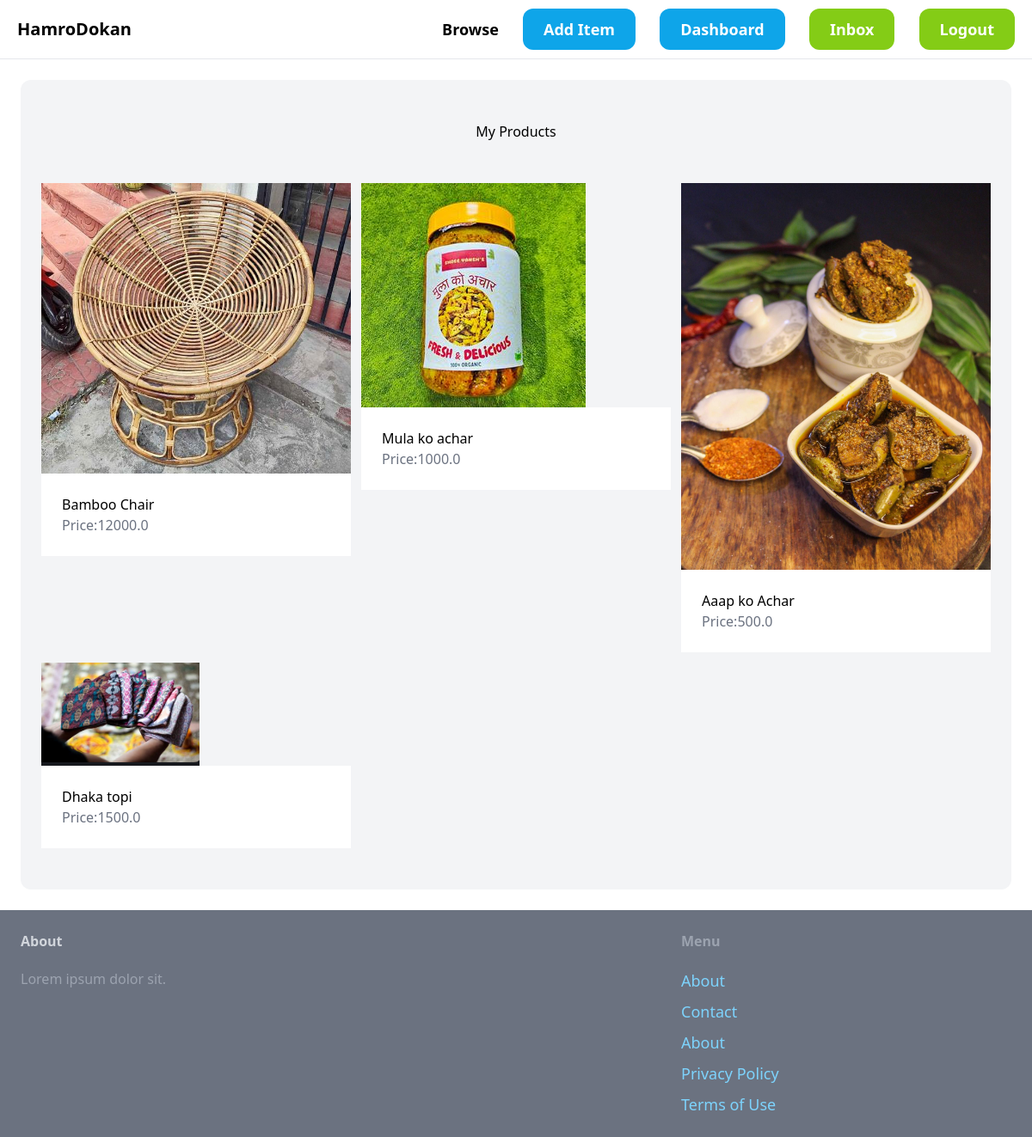
Page /dashboard/ (signed in) on the earlier database version.
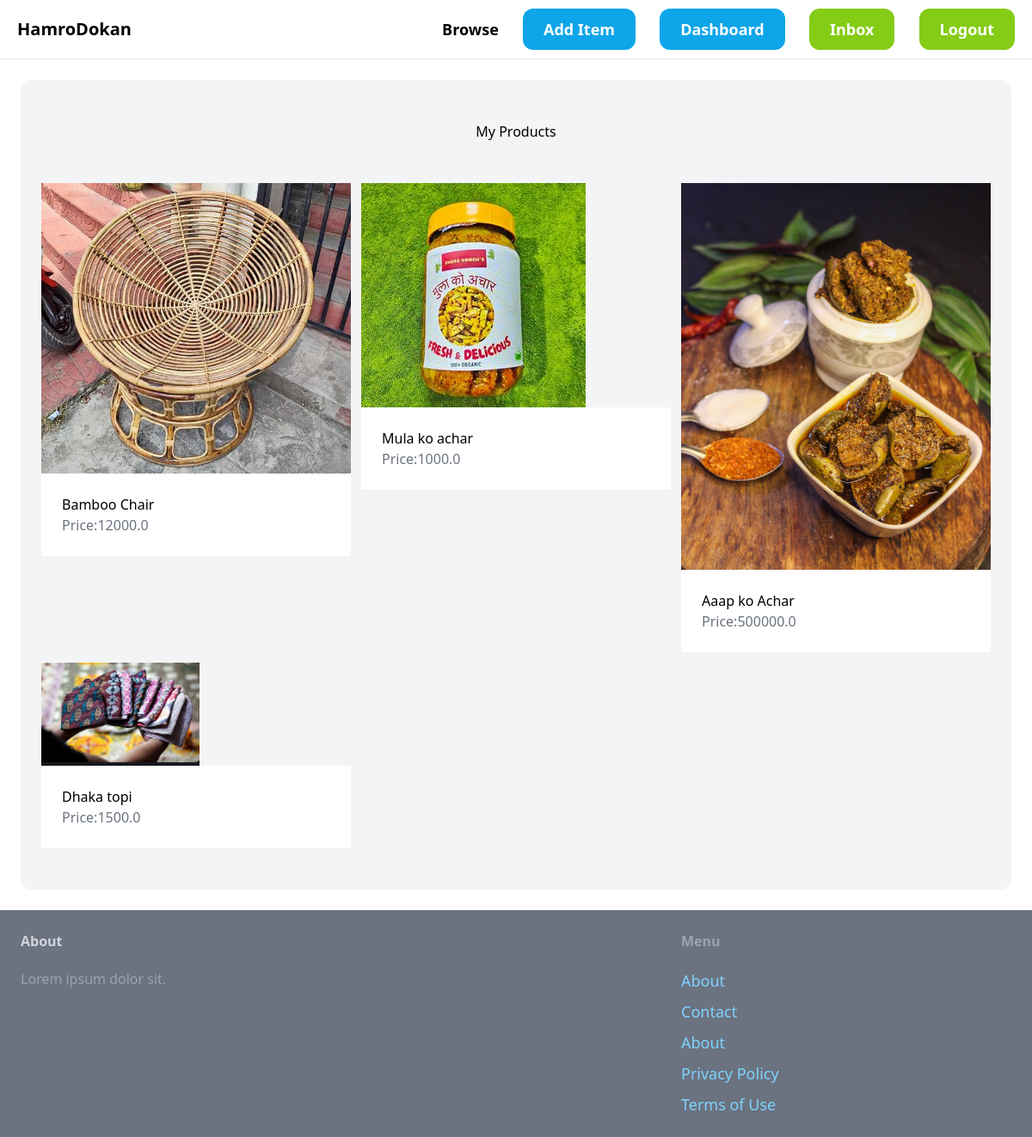
Same page on the later database version.
### item/models.py (models this page shows, shortened)
class Item(models.Model):
  category=models.ForeignKey(Category,related_name='items',on_delete=models.CASCADE)
  name=models.CharField(max_length=255)
  description=models.TextField(blank=True,null=True)
  price=models.FloatField()
  image=models.ImageField(upload_to='item-images',blank=True,null=True)
  is_sold=models.BooleanField(default=False)
  created_by=models.ForeignKey(User,related_name='items',on_delete=models.CASCADE)
  created_at=models.DateTimeField(auto_now_add=True)

### dashboard/views.py (the view)
# urls.py: path('',views.index,name='index'),
@login_required
def index(request):
  items=Item.objects.filter(created_by=request.user)
  return render(request,'dashboard/index.html',{
    'items':items,
  })

### dashboard/templates/dashboard/index.html (shortened to what this page needs)
{% extends 'core/base.html' %}
{% block content %}
<div class="mt=6 px-6 py-12 bg-gray-100 rounded-xl">
  <h2 class="mb-12 tect-2xl text-center">
  My Products
  </h2>
  <div class="grid grid-cols-3 gap-3">
    {% for item in items%}
    <div>
      <a href="{% url 'item:detail' item.id %}">
        <div>
          <img src="{{item.image.url}} " >
        </div>
        <div class="p-6 bg-white ">
          <h2 class="'text-2xl">
            {{item.name}}
          </h2>
          <p class="text-gray-500">Price:{{item.price}}</p>
        </div>
      </a>
    </div>
    {%endfor%}
  </div>
</div>
{%endblock%}

Differences in the rows shown:
changed Item "Aaap ko Achar": price "500.0" → "500000.0"
